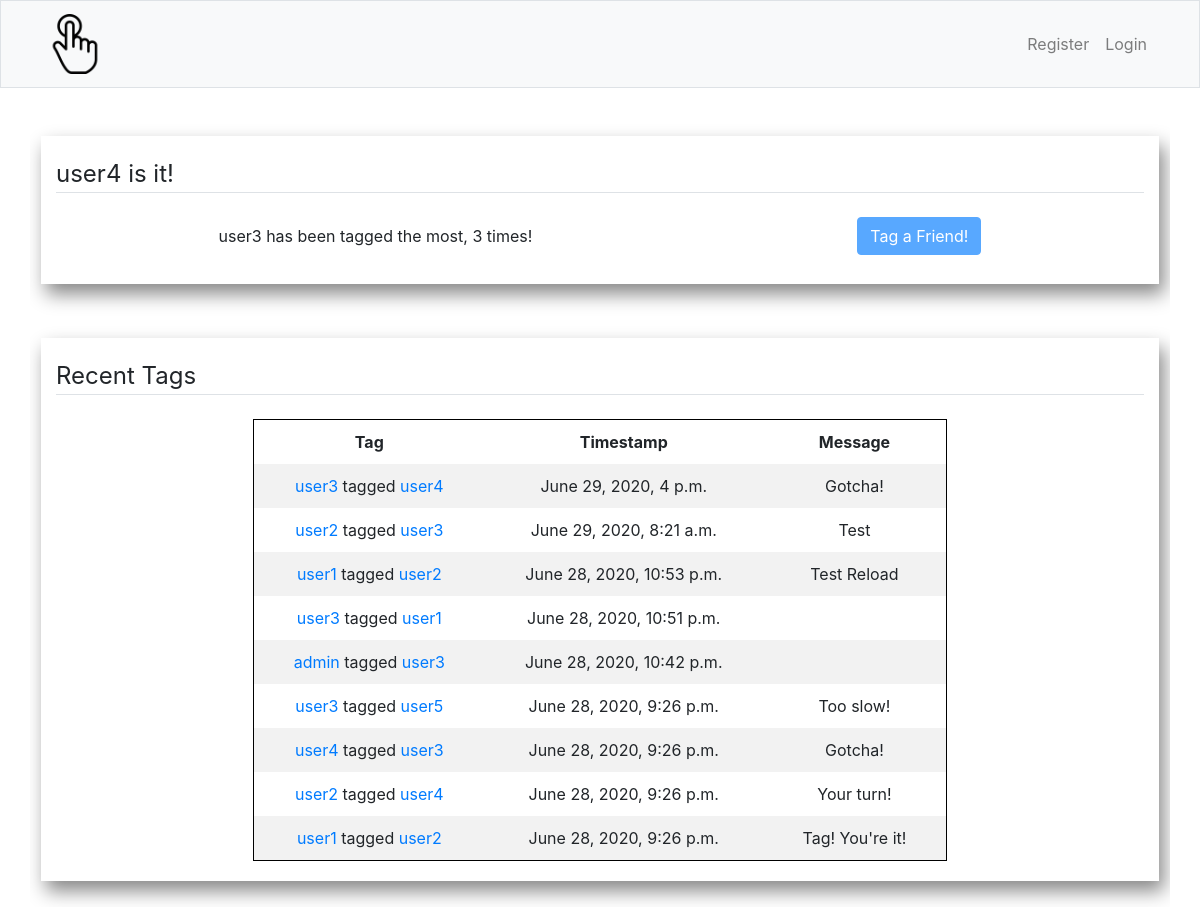
The page / on the database its author committed.
### tag/models.py (models this page shows, shortened)
class Tag(models.Model):
    fromTag = models.ForeignKey(User, on_delete=models.CASCADE, related_name="tags")
    toTag = models.ForeignKey(User, on_delete=models.CASCADE, related_name="taggedBy")
    message = models.CharField(max_length=256, blank=True)
    timestamp = models.DateTimeField(auto_now_add=True)

### tag/views.py (the view)
# urls.py: path("", views.index, name="index"),
def index(request):
    tagModelForm = TagModelForm(request.user.username, auto_id="tag_%s")
    tags = Tag.objects.all().order_by('-timestamp')[:100]
    if (tags.first() is not None):
        itUser = tags.first().toTag
    mostTaggedObject = Tag.objects.all().values('toTag').annotate(total=Count('toTag')).order_by('-total').first()
    mostTaggedUser = User.objects.get(pk=mostTaggedObject['toTag'])
    context = {
        'tags': tags,
        'itUser': itUser,
        'mostTaggedUser': mostTaggedUser,
        'mostTaggedCount': mostTaggedObject['total'],
        'tagModelForm': tagModelForm,
    }
    return render(request, "tag/index.html", context)

### tag/templates/tag/index.html (shortened to what this page needs)
{% extends "tag/layout.html" %}
{% load crispy_forms_tags %}
{% load tz %}
{% localtime on %}
{% block content %}
    <div class="row">
        <div class="container card-container">
            <legend class="border-bottom mb-4">{{ itUser }} is it!</legend>
            <p>{{ mostTaggedUser }} has been tagged the most, {{ mostTaggedCount }} times!</p>
            <button type="button" id="openTagModal" class="newTagModal btn btn-primary" data-toggle="modal" data-target="#tagModal" disabled=true>
                Tag a Friend!
            </button>
        </div>
    </div>
    <br>
    <div class="row">
        <div class="container card-container">
            <legend class="border-bottom mb-4">Recent Tags</legend>
            <div class="row">
                <div class="col">
                    {% if tags %}
                        <table id="tagsTable">
                            <tr>
                                <th>Tag</th>
                                <th>Timestamp</th>
                                <th>Message</th>
                            </tr>
                            {% for tag in tags %}
                                {% if tag.toTag == user %}
                                    <tr>
                                        <td style="font-weight:bold"><a href="{% url 'user' username=tag.fromTag %}">{{ tag.fromTag }}</a> tagged <a href="{% url 'user' username=tag.toTag %}">{{ tag.toTag }}</a></td>
                                        <td style="font-weight:bold">{{ tag.timestamp }}</td>
                                        <td style="font-weight:bold">{{ tag.message }} </td>
                                    </tr>
                                {% else %}
                                    <tr>
                                        <td><a href="{% url 'user' username=tag.fromTag %}">{{ tag.fromTag }}</a> tagged <a href="{% url 'user' username=tag.toTag %}">{{ tag.toTag }}</a></td>
                                        <td>{{ tag.timestamp }}</td>
                                        <td>{{ tag.message }} </td>
                                    </tr>
                                {% endif %}
                            {% endfor %}
                        </table>
                    {% else %}
                        <p>No tags yet! Tag one of your friends to get things started!</p>
                    {% endif %}
                </div>
            </div>
        </div>
    </div>
{% endblock content %}
{% endlocaltime %}

### tag/templates/tag/layout.html (shortened to what this page needs)
{% load static %}
<!DOCTYPE html>
<html lang="en">
    <head>
        <link rel="stylesheet" href="https://stackpath.bootstrapcdn.com/bootstrap/4.5.0/css/bootstrap.min.css"
>
        <link rel="stylesheet" href="{% static 'style.css' %}">
    </head>
    <body>
        <nav class="navbar navbar-expand-lg navbar-light bg-light border navbar-fixed-top">
            <div class="container">
                <a class="navbar-brand" href="{% url 'index' %}">
                    <img src="{% static 'tagLogo.png' %}" width="60" height="60" alt="TagYourFriends">
                </a>
                <div class="collapse navbar-collapse" id="navbarNavDropdown">
                {% if user.is_authenticated %}
                    <ul class="navbar-nav">
                    <li class="nav-item active">
                        <a class="nav-link" href="{% url 'index' %}">TagYourFriends</a>
                    </li>
                    </ul>
                    <ul class="navbar-nav ml-auto">
                        <li class="nav-item"><a class="nav-link" href="{% url 'user' username=user.username %}">{{ user.username }}</a></li>
                        <li class="nav-item"><a class="nav-link" href="{% url 'logout' %}">Logout</a></li>
                    </ul>
                {% else %}
                    <ul class="navbar-nav ml-auto">
                        <li class="nav-item"><a class="nav-link" href="{% url 'register' %}">Register</a></li>
                        <li id="login_btn" class="nav-item"><a class="nav-link" href="{% url 'login' %}">Login</a></li>
                    </ul>
                {% endif %}
                </div>
            </div>
        </nav>
    </body>
    <main class="container p-3">
        {% block content %}{% endblock %}
    </main>
</html>

### tag/static/style.css (style rules this page uses)
body { padding-top: 100px; }
main { overflow-x: auto; }
table { border-collapse: collapse; border: 1px solid black; width: 100%; }
td,th { padding: 10px; padding-left: 40px; padding-right: 40px; text-align: center; }
tr:nth-child(even) { background-color: #f2f2f2; }
tr:nth-child(odd) { background-color: #FFF; }
.navbar { position: fixed; top: 0; width: 100%; z-index: 1; }
.card-container { display: flex; flex-direction: row; flex-wrap: wrap; justify-content: space-around; align-items: baseline; background-color: #FFF; margin: 10px; margin-top: 20px; padding-bottom: 20px; padding-top: 20px; box-shadow: 5px 10px 18px #888888; }

### rows shown on the page
Tag: fromTag "user3", toTag "user4", timestamp "June 29, 2020, 4 p.m.", message "Gotcha!"
Tag: fromTag "user2", toTag "user3", timestamp "June 29, 2020, 8:21 a.m.", message "Test"
Tag: fromTag "user1", toTag "user2", timestamp "June 28, 2020, 10:53 p.m.", message "Test Reload"
Tag: fromTag "user3", toTag "user1", timestamp "June 28, 2020, 10:51 p.m."
Tag: fromTag "admin", toTag "user3", timestamp "June 28, 2020, 10:42 p.m."
Tag: fromTag "user3", toTag "user5", timestamp "June 28, 2020, 9:26 p.m.", message "Too slow!"
Tag: fromTag "user4", toTag "user3", timestamp "June 28, 2020, 9:26 p.m.", message "Gotcha!"
Tag: fromTag "user2", toTag "user4", timestamp "June 28, 2020, 9:26 p.m.", message "Your turn!"
Tag: fromTag "user1", toTag "user2", timestamp "June 28, 2020, 9:26 p.m.", message "Tag! You're it!"

### other values the page prints
{{ itUser }} "user4"
{{ mostTaggedUser }} "user3"
{{ mostTaggedCount }} "3"
